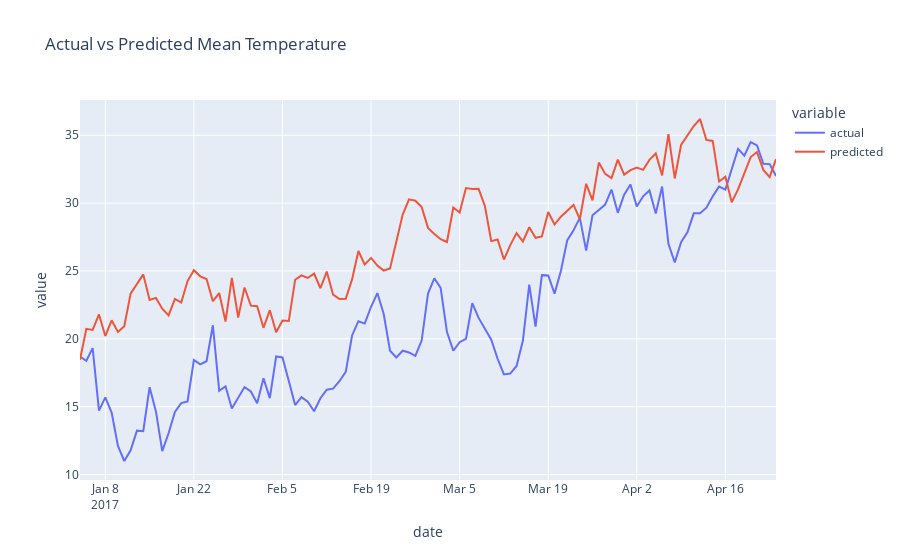

The code cell stored with this chart in its notebook:
### Code cell
import plotly.express as px

data = pd.DataFrame(
    {
        'date': test['date'].iloc[look_back:],
        'actual': Y_test,
        'predicted': predicted
    }
)

fig = px.line(data, x='date', y=['actual', 'predicted'], title='Actual vs Predicted Mean Temperature')
fig.show()
